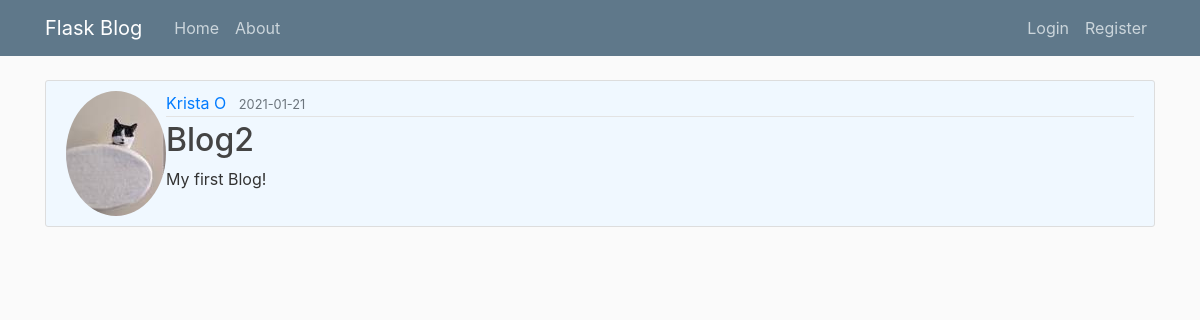
Screenshot of /post/2 with the database file from the repository.
### flaskblog/models.py (models this page shows, shortened)
class User(db.Model, UserMixin):
    id = db.Column(db.Integer, primary_key=True)
    username = db.Column(db.String(20), unique=True, nullable=False) #string with max length of 20 characters
    email = db.Column(db.String(120), unique=True, nullable=False) #string with max length of 120 characters
    image_file = db.Column(db.String(20), nullable=False, default='default.jpg')  #image for user profiole pictures
    password = db.Column(db.String(60), nullable=False)
    posts = db.relationship('Post', backref='author', lazy=True)

class Post(db.Model, UserMixin):
    id = db.Column(db.Integer, primary_key=True)
    title = db.Column(db.String(100), nullable=False)
    date_posted = db.Column(db.DateTime, nullable=False, default=datetime.utcnow)
    content = db.Column(db.Text, nullable=False)
    user_id = db.Column(db.Integer, db.ForeignKey('user.id'), nullable=False)

### flaskblog/posts/routes.py (the view)
@posts.route("/post/<int:post_id>")
def post(post_id):
    post = Post.query.get_or_404(post_id)
    return render_template('post.html', title=post.title, post=post)

### flaskblog/templates/post.html (shortened to what this page needs)
{% extends "layout.html" %}
{% block content %}
  <article class="media content-section">
    <img class="rounded-circle article-image" src="{{ url_for('static', filename='profile_pics/' + post.author.image_file) }}">
    <div class="media-body">
      <div class="article-metadata">
        <a class="mr-2" href="{{ url_for('users.user_posts', username=post.author.username)}}">{{ post.author.username }}</a>
        <small class="text-muted">{{ post.date_posted.strftime('%Y-%m-%d') }}</small>
      </div>
      <h2 class="article-title">{{ post.title }}</h2>
      <p class="article-content">{{ post.content }}</p>
    </div>
  </article>
{% endblock content %}

### flaskblog/static/main.css (style rules this page uses)
body { background: #fafafa; color: #333333; margin-top: 5rem; }
h1, h2, h3, h4, h5, h6 { color: #444444; }
.content-section { background: #F0F8FF; padding: 10px 20px; border: 1px solid #dddddd; border-radius: 3px; margin-bottom: 20px; }
.article-title { color: #444444; }
.article-content { white-space: pre-line; }
.article-metadata { padding-bottom: 1px; margin-bottom: 4px; border-bottom: 1px solid #e3e3e3 }

### rows the page displays
User: image_file (picture), author.username "Krista O"
Post: date_posted "2021-01-21", title "Blog2", content "My first Blog!"
